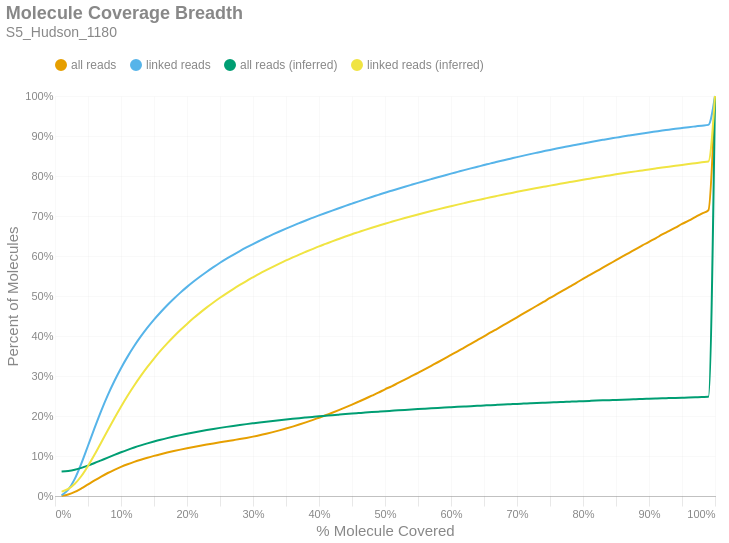

Notebook code cell kept with this figure:
### Markdown cell above
### Molecule Read Coverage
This chart shows molecule coverage breadth as computed by the number of bases aligned to that molecule. In other words, "*how much of each unique long molecule is actually sequenced/aligned?*" Keep in mind there is a distinction between sequences and alignments, since some sequences belonging to a particular molecule may not align well and wouldn't appear in the alignment data. This chart also shows molecule coverage breadth as computed by the *inferred fragment* from which the aligned sequences originate. Unlike read coverage, this calculation takes into account the total insert size, including unsequenced gaps between the forward and reverse reads. Like the previous figures, these are cumulative percents.

### Code cell
if SKIPLR:
    print_html(f"Skipped")
else:
    binned_df = consolidated_hist(valids['coverage_bp'], mask, 0.01, True)
    binned_df_inf = consolidated_hist(valids['coverage_inserts'], mask, 0.01, True)
    binned_df = binned_df.with_columns(pl.lit(binned_df_inf['all reads (cumsum)']).alias('all reads (inferred)'))
    binned_df = binned_df.with_columns(pl.lit(binned_df_inf['linked reads (cumsum)']).alias('linked reads (inferred)'))
    binned_df = binned_df.with_columns(
        (pl.col('bin').cast(pl.Float64) + 0.01).alias('right_edge')
    )

    with SafeRender(binned_df):
        (
            density_plot(binned_df, 'Molecule Coverage Breadth', samplename, 'molcov', ['all reads (inferred)','linked reads (inferred)'])
            .encode(
                #x=alt.X('bin:Q', title="% Molecule Covered").axis(format = '%').scale(padding=0),
                x=alt.X('right_edge:Q', title="% Molecule Covered").axis(format='%').scale(padding=0),
                y=alt.Y('value:Q', title='Percent of Molecules')
                    .axis(format='%')
                    .stack(False)
                    .scale(domainMin=0, padding=0),
                color=alt.Color("key:N").scale(domain = ["all reads", "linked reads", "all reads (inferred)", "linked reads (inferred)"]),
                tooltip = [
                    alt.Tooltip("key:N", title = "Data Type"),
                    alt.Tooltip("range_label:N", title="% Molecule Covered"),
                    alt.Tooltip("value:Q", format = ".2%", title="% Molecules")
                ]
            )
        ).display()

### Figure 1 — Vega-Lite specification as saved in the notebook (floating-point values rounded to 4 significant figures)
{"width": "container", "height": 400, "config": {"title": {"anchor": "start", "dy": -15, "fontSize": 18, "color": "#888888", "subtitleColor": "#888888", "subtitleFontSize": 14}, "arc": {"fill": "#0072B2"}, "axis": {"domainColor": "#888888", "domainWidth": 0.5, "gridWidth": 0.2, "grid": false, "titleFontWeight": 400, "titleFontSize": 15, "labelFontSize": 11, "labelColor": "#888888", "tickColor": "#888888", "tickWidth": 0.2, "titleColor": "#888888"}, "axisBand": {"grid": false}, "axisX": {"grid": true, "tickSize": 10, "domainCap": "round"}, "axisY": {"domain": false, "grid": true, "tickSize": 0, "domainCap": "round"}, "background": "transparent", "header": {"labelFontSize": 15, "labelColor": "#888888", "titleFontSize": 15, "titleFontWeight": 600, "titleColor": "#888888"}, "legend": {"labelFont": "sans-serif", "labelFontSize": 12, "labelColor": "#888888", "symbolSize": 100, "symbolType": "circle", "titleFontSize": 12, "titlePadding": 10, "titleColor": "#888888", "title": null, "orient": "top"}, "range": {"category": ["#E69F00", "#56B4E9", "#009E73", "#F0E442", "#0072B2", "#D55E00", "#CC79A7", "#000000"], "diverging": ["#cfe8f3", "#a2d4ec", "#73bfe2", "#46abdb", "#1696d2", "#12719e"]}, "area": {"fill": "#0072B2", "fillOpacity": 0.7, "line": true, "strokeOpacity": 0.7}, "line": {"color": "#0072B2", "stroke": "#0072B2", "strokeWidth": 2}, "trail": {"color": "#0072B2", "stroke": "#0072B2", "strokeWidth": 0, "size": 1}, "point": {"filled": true, "fillOpacity": 1.0, "size": 95}, "text": {"color": "#888888", "fontSize": 11, "align": "right", "fontWeight": 400, "size": 11}, "bar": {"fill": "#0072B2", "stroke": null}, "view": {"stroke": null, "continuousWidth": 660, "continuousHeight": 400}}, "data": {"name": "data-263823c63a01897aa814ef18163f9127"}, "mark": {"type": "line", "interpolate": "monotone", "point": {"opacity": 0, "size": 275}}, "encoding": {"color": {"field": "key", "scale": {"domain": ["all reads", "linked reads", "all reads (inferred)", "linked reads (inferred)"]}, "type": "nominal"}, "tooltip": [{"field": "key", "title": "Data Type", "type": "nominal"}, {"field": "range_label", "title": "% Molecule Covered", "type": "nominal"}, {"field": "value", "format": ".2%", "title": "% Molecules", "type": "quantitative"}], "x": {"axis": {"format": "%"}, "field": "right_edge", "scale": {"padding": 0}, "title": "% Molecule Covered", "type": "quantitative"}, "y": {"axis": {"format": "%"}, "field": "value", "scale": {"domainMin": 0, "padding": 0}, "stack": false, "title": "Percent of Molecules", "type": "quantitative"}}, "params": [{"name": "param_c36ac31b6afebe62", "select": {"type": "point", "fields": ["key"]}, "bind": "legend"}], "title": {"text": "Molecule Coverage Breadth", "subtitle": "S5_Hudson_1180"}, "transform": [{"fold": ["all reads (cumsum)", "linked reads (cumsum)", "all reads (inferred)", "linked reads (inferred)"]}, {"calculate": "replace(datum.key, ' (cumsum)', '')", "as": "key"}, {"filter": {"param": "param_c36ac31b6afebe62"}}], "usermeta": {"embedOptions": {"downloadFileName": "S5_Hudson_1180.molcov"}}, "$schema": "https://vega.github.io/schema/vega-lite/v6.1.0.json", "datasets": {"data-263823c63a01897aa814ef18163f9127": [{"bin": "0.0", "interval": "0.0-0.01", "all reads": 0.0005904, "linked reads": 0.00192, "all reads (cumsum)": 0.0005904, "linked reads (cumsum)": 0.00192, "range_label": "0.0-0.01", "all reads (inferred)": 0.06108, "linked reads (inferred)": 0.01098, "right_edge": 0.01}, {"bin": "0.01", "interval": "0.01-0.02", "all reads": 0.003291, "linked reads": 0.01377, "all reads (cumsum)": 0.003881, "linked reads (cumsum)": 0.01569, "range_label": "0.01-0.02", "all reads (inferred)": 0.06272, "linked reads (inferred)": 0.01764, "right_edge": 0.02}, {"bin": "0.02", "interval": "0.02-0.03", "all reads": 0.006255, "linked reads": 0.02715, "all reads (cumsum)": 0.01014, "linked reads (cumsum)": 0.04284, "range_label": "0.02-0.03", "all reads (inferred)": 0.06578, "linked reads (inferred)": 0.03068, "right_edge": 0.03}, {"bin": "0.03", "interval": "0.03-0.04", "all reads": 0.0088, "linked reads": 0.0386, "all reads (cumsum)": 0.01894, "linked reads (cumsum)": 0.08144, "range_label": "0.03-0.04", "all reads (inferred)": 0.07023, "linked reads (inferred)": 0.05006, "right_edge": 0.04}, {"bin": "0.04", "interval": "0.04-0.05", "all reads": 0.01001, "linked reads": 0.04421, "all reads (cumsum)": 0.02894, "linked reads (cumsum)": 0.1257, "range_label": "0.04-0.05", "all reads (inferred)": 0.07594, "linked reads (inferred)": 0.0751, "right_edge": 0.05}, {"bin": "0.05", "interval": "0.05-0.06", "all reads": 0.0101, "linked reads": 0.0447, "all reads (cumsum)": 0.03904, "linked reads (cumsum)": 0.1704, "range_label": "0.05-0.06", "all reads (inferred)": 0.08237, "linked reads (inferred)": 0.1036, "right_edge": 0.06}, {"bin": "0.06", "interval": "0.06-0.07", "all reads": 0.009644, "linked reads": 0.04277, "all reads (cumsum)": 0.04869, "linked reads (cumsum)": 0.2131, "range_label": "0.06-0.07", "all reads (inferred)": 0.08919, "linked reads (inferred)": 0.1339, "right_edge": 0.07}, {"bin": "0.07", "interval": "0.07-0.08", "all reads": 0.00885, "linked reads": 0.03925, "all reads (cumsum)": 0.05754, "linked reads (cumsum)": 0.2524, "range_label": "0.07-0.08", "all reads (inferred)": 0.09604, "linked reads (inferred)": 0.1645, "right_edge": 0.08}, {"bin": "0.08", "interval": "0.08-0.09", "all reads": 0.007949, "linked reads": 0.03526, "all reads (cumsum)": 0.06548, "linked reads (cumsum)": 0.2876, "range_label": "0.08-0.09", "all reads (inferred)": 0.1028, "linked reads (inferred)": 0.1944, "right_edge": 0.09}, {"bin": "0.09", "interval": "0.09-0.1", "all reads": 0.007236, "linked reads": 0.03196, "all reads (cumsum)": 0.07272, "linked reads (cumsum)": 0.3196, "range_label": "0.09-0.1", "all reads (inferred)": 0.1092, "linked reads (inferred)": 0.2233, "right_edge": 0.1}, {"bin": "0.1", "interval": "0.1-0.11", "all reads": 0.006538, "linked reads": 0.02885, "all reads (cumsum)": 0.07926, "linked reads (cumsum)": 0.3484, "range_label": "0.1-0.11", "all reads (inferred)": 0.1154, "linked reads (inferred)": 0.2506, "right_edge": 0.11}, {"bin": "0.11", "interval": "0.11-0.12", "all reads": 0.006006, "linked reads": 0.02645, "all reads (cumsum)": 0.08527, "linked reads (cumsum)": 0.3749, "range_label": "0.11-0.12", "all reads (inferred)": 0.1211, "linked reads (inferred)": 0.2763, "right_edge": 0.12}, {"bin": "0.12", "interval": "0.12-0.13", "all reads": 0.005458, "linked reads": 0.02401, "all reads (cumsum)": 0.09072, "linked reads (cumsum)": 0.3989, "range_label": "0.12-0.13", "all reads (inferred)": 0.1265, "linked reads (inferred)": 0.3002, "right_edge": 0.13}, {"bin": "0.13", "interval": "0.13-0.14", "all reads": 0.004997, "linked reads": 0.02199, "all reads (cumsum)": 0.09572, "linked reads (cumsum)": 0.4209, "range_label": "0.13-0.14", "all reads (inferred)": 0.1315, "linked reads (inferred)": 0.3226, "right_edge": 0.14}, {"bin": "0.14", "interval": "0.14-0.15", "all reads": 0.004608, "linked reads": 0.02017, "all reads (cumsum)": 0.1003, "linked reads (cumsum)": 0.4411, "range_label": "0.14-0.15", "all reads (inferred)": 0.1362, "linked reads (inferred)": 0.3437, "right_edge": 0.15}, {"bin": "0.15", "interval": "0.15-0.16", "all reads": 0.004237, "linked reads": 0.01844, "all reads (cumsum)": 0.1046, "linked reads (cumsum)": 0.4595, "range_label": "0.15-0.16", "all reads (inferred)": 0.1407, "linked reads (inferred)": 0.3635, "right_edge": 0.16}, {"bin": "0.16", "interval": "0.16-0.17", "all reads": 0.004024, "linked reads": 0.01741, "all reads (cumsum)": 0.1086, "linked reads (cumsum)": 0.4769, "range_label": "0.16-0.17", "all reads (inferred)": 0.1447, "linked reads (inferred)": 0.3816, "right_edge": 0.17}, {"bin": "0.17", "interval": "0.17-0.18", "all reads": 0.003774, "linked reads": 0.0162, "all reads (cumsum)": 0.1124, "linked reads (cumsum)": 0.4931, "range_label": "0.17-0.18", "all reads (inferred)": 0.1486, "linked reads (inferred)": 0.3989, "right_edge": 0.18}, {"bin": "0.18", "interval": "0.18-0.19", "all reads": 0.003596, "linked reads": 0.01532, "all reads (cumsum)": 0.116, "linked reads (cumsum)": 0.5084, "range_label": "0.18-0.19", "all reads (inferred)": 0.1522, "linked reads (inferred)": 0.4151, "right_edge": 0.19}, {"bin": "0.19", "interval": "0.19-0.2", "all reads": 0.003414, "linked reads": 0.01441, "all reads (cumsum)": 0.1194, "linked reads (cumsum)": 0.5228, "range_label": "0.19-0.2", "all reads (inferred)": 0.1556, "linked reads (inferred)": 0.4303, "right_edge": 0.2}, {"bin": "0.2", "interval": "0.2-0.21", "all reads": 0.003191, "linked reads": 0.01333, "all reads (cumsum)": 0.1226, "linked reads (cumsum)": 0.5362, "range_label": "0.2-0.21", "all reads (inferred)": 0.1589, "linked reads (inferred)": 0.4448, "right_edge": 0.21}, {"bin": "0.21", "interval": "0.21-0.22", "all reads": 0.003073, "linked reads": 0.01263, "all reads (cumsum)": 0.1256, "linked reads (cumsum)": 0.5488, "range_label": "0.21-0.22", "all reads (inferred)": 0.1619, "linked reads (inferred)": 0.4584, "right_edge": 0.22}, {"bin": "0.22", "interval": "0.22-0.23", "all reads": 0.002941, "linked reads": 0.01192, "all reads (cumsum)": 0.1286, "linked reads (cumsum)": 0.5607, "range_label": "0.22-0.23", "all reads (inferred)": 0.1649, "linked reads (inferred)": 0.4716, "right_edge": 0.23}, {"bin": "0.23", "interval": "0.23-0.24", "all reads": 0.002881, "linked reads": 0.01142, "all reads (cumsum)": 0.1315, "linked reads (cumsum)": 0.5721, "range_label": "0.23-0.24", "all reads (inferred)": 0.1677, "linked reads (inferred)": 0.4839, "right_edge": 0.24}, {"bin": "0.24", "interval": "0.24-0.25", "all reads": 0.002816, "linked reads": 0.01095, "all reads (cumsum)": 0.1343, "linked reads (cumsum)": 0.5831, "range_label": "0.24-0.25", "all reads (inferred)": 0.1703, "linked reads (inferred)": 0.4956, "right_edge": 0.25}, {"bin": "0.25", "interval": "0.25-0.26", "all reads": 0.002687, "linked reads": 0.0102, "all reads (cumsum)": 0.137, "linked reads (cumsum)": 0.5933, "range_label": "0.25-0.26", "all reads (inferred)": 0.1728, "linked reads (inferred)": 0.5067, "right_edge": 0.26}, {"bin": "0.26", "interval": "0.26-0.27", "all reads": 0.002669, "linked reads": 0.009784, "all reads (cumsum)": 0.1396, "linked reads (cumsum)": 0.6031, "range_label": "0.26-0.27", "all reads (inferred)": 0.1752, "linked reads (inferred)": 0.5174, "right_edge": 0.27}, {"bin": "0.27", "interval": "0.27-0.28", "all reads": 0.002704, "linked reads": 0.009301, "all reads (cumsum)": 0.1423, "linked reads (cumsum)": 0.6124, "range_label": "0.27-0.28", "all reads (inferred)": 0.1775, "linked reads (inferred)": 0.5276, "right_edge": 0.28}, {"bin": "0.28", "interval": "0.28-0.29", "all reads": 0.002896, "linked reads": 0.008919, "all reads (cumsum)": 0.1452, "linked reads (cumsum)": 0.6213, "range_label": "0.28-0.29", "all reads (inferred)": 0.1797, "linked reads (inferred)": 0.5374, "right_edge": 0.29}, {"bin": "0.29", "interval": "0.29-0.3", "all reads": 0.003172, "linked reads": 0.008585, "all reads (cumsum)": 0.1484, "linked reads (cumsum)": 0.6299, "range_label": "0.29-0.3", "all reads (inferred)": 0.1818, "linked reads (inferred)": 0.5468, "right_edge": 0.3}, {"bin": "0.3", "interval": "0.3-0.31", "all reads": 0.003447, "linked reads": 0.008258, "all reads (cumsum)": 0.1519, "linked reads (cumsum)": 0.6381, "range_label": "0.3-0.31", "all reads (inferred)": 0.1839, "linked reads (inferred)": 0.5559, "right_edge": 0.31}, {"bin": "0.31", "interval": "0.31-0.32", "all reads": 0.003799, "linked reads": 0.008086, "all reads (cumsum)": 0.1556, "linked reads (cumsum)": 0.6462, "range_label": "0.31-0.32", "all reads (inferred)": 0.1858, "linked reads (inferred)": 0.5645, "right_edge": 0.32}, {"bin": "0.32", "interval": "0.32-0.33", "all reads": 0.004032, "linked reads": 0.007642, "all reads (cumsum)": 0.1597, "linked reads (cumsum)": 0.6539, "range_label": "0.32-0.33", "all reads (inferred)": 0.1877, "linked reads (inferred)": 0.5728, "right_edge": 0.33}, {"bin": "0.33", "interval": "0.33-0.34", "all reads": 0.004341, "linked reads": 0.007443, "all reads (cumsum)": 0.164, "linked reads (cumsum)": 0.6613, "range_label": "0.33-0.34", "all reads (inferred)": 0.1895, "linked reads (inferred)": 0.581, "right_edge": 0.34}, {"bin": "0.34", "interval": "0.34-0.35", "all reads": 0.004592, "linked reads": 0.007177, "all reads (cumsum)": 0.1686, "linked reads (cumsum)": 0.6685, "range_label": "0.34-0.35", "all reads (inferred)": 0.1913, "linked reads (inferred)": 0.5889, "right_edge": 0.35}, {"bin": "0.35", "interval": "0.35-0.36", "all reads": 0.004909, "linked reads": 0.006974, "all reads (cumsum)": 0.1735, "linked reads (cumsum)": 0.6754, "range_label": "0.35-0.36", "all reads (inferred)": 0.193, "linked reads (inferred)": 0.5963, "right_edge": 0.36}, {"bin": "0.36", "interval": "0.36-0.37", "all reads": 0.005119, "linked reads": 0.006744, "all reads (cumsum)": 0.1786, "linked reads (cumsum)": 0.6822, "range_label": "0.36-0.37", "all reads (inferred)": 0.1946, "linked reads (inferred)": 0.6036, "right_edge": 0.37}, {"bin": "0.37", "interval": "0.37-0.38", "all reads": 0.005417, "linked reads": 0.006681, "all reads (cumsum)": 0.1841, "linked reads (cumsum)": 0.6889, "range_label": "0.37-0.38", "all reads (inferred)": 0.1962, "linked reads (inferred)": 0.6106, "right_edge": 0.38}, {"bin": "0.38", "interval": "0.38-0.39", "all reads": 0.00566, "linked reads": 0.006402, "all reads (cumsum)": 0.1897, "linked reads (cumsum)": 0.6953, "range_label": "0.38-0.39", "all reads (inferred)": 0.1977, "linked reads (inferred)": 0.6173, "right_edge": 0.39}, {"bin": "0.39", "interval": "0.39-0.4", "all reads": 0.006009, "linked reads": 0.006293, "all reads (cumsum)": 0.1957, "linked reads (cumsum)": 0.7016, "range_label": "0.39-0.4", "all reads (inferred)": 0.1992, "linked reads (inferred)": 0.6241, "right_edge": 0.4}, {"bin": "0.4", "interval": "0.4-0.41", "all reads": 0.006044, "linked reads": 0.006065, "all reads (cumsum)": 0.2018, "linked reads (cumsum)": 0.7076, "range_label": "0.4-0.41", "all reads (inferred)": 0.2006, "linked reads (inferred)": 0.6303, "right_edge": 0.41}, {"bin": "0.41", "interval": "0.41-0.42", "all reads": 0.006381, "linked reads": 0.005937, "all reads (cumsum)": 0.2082, "linked reads (cumsum)": 0.7136, "range_label": "0.41-0.42", "all reads (inferred)": 0.2021, "linked reads (inferred)": 0.6366, "right_edge": 0.42}, {"bin": "0.42", "interval": "0.42-0.43", "all reads": 0.006617, "linked reads": 0.005852, "all reads (cumsum)": 0.2148, "linked reads (cumsum)": 0.7194, "range_label": "0.42-0.43", "all reads (inferred)": 0.2034, "linked reads (inferred)": 0.6426, "right_edge": 0.43}, {"bin": "0.43", "interval": "0.43-0.44", "all reads": 0.006766, "linked reads": 0.005849, "all reads (cumsum)": 0.2215, "linked reads (cumsum)": 0.7253, "range_label": "0.43-0.44", "all reads (inferred)": 0.2048, "linked reads (inferred)": 0.6486, "right_edge": 0.44}, {"bin": "0.44", "interval": "0.44-0.45", "all reads": 0.007032, "linked reads": 0.005655, "all reads (cumsum)": 0.2286, "linked reads (cumsum)": 0.7309, "range_label": "0.44-0.45", "all reads (inferred)": 0.2061, "linked reads (inferred)": 0.6544, "right_edge": 0.45}, {"bin": "0.45", "interval": "0.45-0.46", "all reads": 0.007244, "linked reads": 0.005637, "all reads (cumsum)": 0.2358, "linked reads (cumsum)": 0.7366, "range_label": "0.45-0.46", "all reads (inferred)": 0.2073, "linked reads (inferred)": 0.6598, "right_edge": 0.46}, {"bin": "0.46", "interval": "0.46-0.47", "all reads": 0.007344, "linked reads": 0.00554, "all reads (cumsum)": 0.2432, "linked reads (cumsum)": 0.7421, "range_label": "0.46-0.47", "all reads (inferred)": 0.2085, "linked reads (inferred)": 0.6652, "right_edge": 0.47}, {"bin": "0.47", "interval": "0.47-0.48", "all reads": 0.007634, "linked reads": 0.00543, "all reads (cumsum)": 0.2508, "linked reads (cumsum)": 0.7475, "range_label": "0.47-0.48", "all reads (inferred)": 0.2097, "linked reads (inferred)": 0.6705, "right_edge": 0.48}, {"bin": "0.48", "interval": "0.48-0.49", "all reads": 0.007504, "linked reads": 0.005308, "all reads (cumsum)": 0.2583, "linked reads (cumsum)": 0.7528, "range_label": "0.48-0.49", "all reads (inferred)": 0.2109, "linked reads (inferred)": 0.6756, "right_edge": 0.49}, {"bin": "0.49", "interval": "0.49-0.5", "all reads": 0.008477, "linked reads": 0.005378, "all reads (cumsum)": 0.2668, "linked reads (cumsum)": 0.7582, "range_label": "0.49-0.5", "all reads (inferred)": 0.212, "linked reads (inferred)": 0.6807, "right_edge": 0.5}, {"bin": "0.5", "interval": "0.5-0.51", "all reads": 0.00744, "linked reads": 0.004929, "all reads (cumsum)": 0.2742, "linked reads (cumsum)": 0.7631, "range_label": "0.5-0.51", "all reads (inferred)": 0.2131, "linked reads (inferred)": 0.6855, "right_edge": 0.51}, {"bin": "0.51", "interval": "0.51-0.52", "all reads": 0.008425, "linked reads": 0.005101, "all reads (cumsum)": 0.2826, "linked reads (cumsum)": 0.7682, "range_label": "0.51-0.52", "all reads (inferred)": 0.2142, "linked reads (inferred)": 0.6902, "right_edge": 0.52}, {"bin": "0.52", "interval": "0.52-0.53", "all reads": 0.008244, "linked reads": 0.004961, "all reads (cumsum)": 0.2909, "linked reads (cumsum)": 0.7732, "range_label": "0.52-0.53", "all reads (inferred)": 0.2153, "linked reads (inferred)": 0.6949, "right_edge": 0.53}, {"bin": "0.53", "interval": "0.53-0.54", "all reads": 0.008546, "linked reads": 0.004839, "all reads (cumsum)": 0.2994, "linked reads (cumsum)": 0.778, "range_label": "0.53-0.54", "all reads (inferred)": 0.2163, "linked reads (inferred)": 0.6995, "right_edge": 0.54}, {"bin": "0.54", "interval": "0.54-0.55", "all reads": 0.008476, "linked reads": 0.004784, "all reads (cumsum)": 0.3079, "linked reads (cumsum)": 0.7828, "range_label": "0.54-0.55", "all reads (inferred)": 0.2173, "linked reads (inferred)": 0.7039, "right_edge": 0.55}, {"bin": "0.55", "interval": "0.55-0.56", "all reads": 0.00885, "linked reads": 0.004714, "all reads (cumsum)": 0.3168, "linked reads (cumsum)": 0.7875, "range_label": "0.55-0.56", "all reads (inferred)": 0.2183, "linked reads (inferred)": 0.7082, "right_edge": 0.56}, {"bin": "0.56", "interval": "0.56-0.57", "all reads": 0.00883, "linked reads": 0.004664, "all reads (cumsum)": 0.3256, "linked reads (cumsum)": 0.7922, "range_label": "0.56-0.57", "all reads (inferred)": 0.2193, "linked reads (inferred)": 0.7125, "right_edge": 0.57}, {"bin": "0.57", "interval": "0.57-0.58", "all reads": 0.008804, "linked reads": 0.004621, "all reads (cumsum)": 0.3344, "linked reads (cumsum)": 0.7968, "range_label": "0.57-0.58", "all reads (inferred)": 0.2202, "linked reads (inferred)": 0.7166, "right_edge": 0.58}, {"bin": "0.58", "interval": "0.58-0.59", "all reads": 0.009003, "linked reads": 0.004528, "all reads (cumsum)": 0.3434, "linked reads (cumsum)": 0.8014, "range_label": "0.58-0.59", "all reads (inferred)": 0.2211, "linked reads (inferred)": 0.7206, "right_edge": 0.59}, {"bin": "0.59", "interval": "0.59-0.6", "all reads": 0.009299, "linked reads": 0.004514, "all reads (cumsum)": 0.3527, "linked reads (cumsum)": 0.8059, "range_label": "0.59-0.6", "all reads (inferred)": 0.222, "linked reads (inferred)": 0.7245, "right_edge": 0.6}, {"bin": "0.6", "interval": "0.6-0.61", "all reads": 0.008916, "linked reads": 0.004409, "all reads (cumsum)": 0.3616, "linked reads (cumsum)": 0.8103, "range_label": "0.6-0.61", "all reads (inferred)": 0.2229, "linked reads (inferred)": 0.7284, "right_edge": 0.61}, {"bin": "0.61", "interval": "0.61-0.62", "all reads": 0.009406, "linked reads": 0.004406, "all reads (cumsum)": 0.371, "linked reads (cumsum)": 0.8147, "range_label": "0.61-0.62", "all reads (inferred)": 0.2238, "linked reads (inferred)": 0.7322, "right_edge": 0.62}, {"bin": "0.62", "interval": "0.62-0.63", "all reads": 0.009252, "linked reads": 0.004336, "all reads (cumsum)": 0.3803, "linked reads (cumsum)": 0.819, "range_label": "0.62-0.63", "all reads (inferred)": 0.2246, "linked reads (inferred)": 0.736, "right_edge": 0.63}, {"bin": "0.63", "interval": "0.63-0.64", "all reads": 0.009399, "linked reads": 0.004147, "all reads (cumsum)": 0.3897, "linked reads (cumsum)": 0.8232, "range_label": "0.63-0.64", "all reads (inferred)": 0.2255, "linked reads (inferred)": 0.7396, "right_edge": 0.64}, {"bin": "0.64", "interval": "0.64-0.65", "all reads": 0.00929, "linked reads": 0.004117, "all reads (cumsum)": 0.399, "linked reads (cumsum)": 0.8273, "range_label": "0.64-0.65", "all reads (inferred)": 0.2263, "linked reads (inferred)": 0.7432, "right_edge": 0.65}, {"bin": "0.65", "interval": "0.65-0.66", "all reads": 0.009851, "linked reads": 0.004285, "all reads (cumsum)": 0.4088, "linked reads (cumsum)": 0.8316, "range_label": "0.65-0.66", "all reads (inferred)": 0.2271, "linked reads (inferred)": 0.7469, "right_edge": 0.66}, {"bin": "0.66", "interval": "0.66-0.67", "all reads": 0.009291, "linked reads": 0.003888, "all reads (cumsum)": 0.4181, "linked reads (cumsum)": 0.8355, "range_label": "0.66-0.67", "all reads (inferred)": 0.2279, "linked reads (inferred)": 0.7503, "right_edge": 0.67}, {"bin": "0.67", "interval": "0.67-0.68", "all reads": 0.009547, "linked reads": 0.004006, "all reads (cumsum)": 0.4276, "linked reads (cumsum)": 0.8395, "range_label": "0.67-0.68", "all reads (inferred)": 0.2287, "linked reads (inferred)": 0.7537, "right_edge": 0.68}, {"bin": "0.68", "interval": "0.68-0.69", "all reads": 0.009415, "linked reads": 0.003842, "all reads (cumsum)": 0.4371, "linked reads (cumsum)": 0.8433, "range_label": "0.68-0.69", "all reads (inferred)": 0.2295, "linked reads (inferred)": 0.757, "right_edge": 0.69}, {"bin": "0.69", "interval": "0.69-0.7", "all reads": 0.009769, "linked reads": 0.003867, "all reads (cumsum)": 0.4468, "linked reads (cumsum)": 0.8472, "range_label": "0.69-0.7", "all reads (inferred)": 0.2302, "linked reads (inferred)": 0.7604, "right_edge": 0.7}, {"bin": "0.7", "interval": "0.7-0.71", "all reads": 0.009534, "linked reads": 0.003771, "all reads (cumsum)": 0.4564, "linked reads (cumsum)": 0.8509, "range_label": "0.7-0.71", "all reads (inferred)": 0.231, "linked reads (inferred)": 0.7636, "right_edge": 0.71}, {"bin": "0.71", "interval": "0.71-0.72", "all reads": 0.009593, "linked reads": 0.003718, "all reads (cumsum)": 0.466, "linked reads (cumsum)": 0.8547, "range_label": "0.71-0.72", "all reads (inferred)": 0.2317, "linked reads (inferred)": 0.7668, "right_edge": 0.72}, {"bin": "0.72", "interval": "0.72-0.73", "all reads": 0.009674, "linked reads": 0.003568, "all reads (cumsum)": 0.4756, "linked reads (cumsum)": 0.8582, "range_label": "0.72-0.73", "all reads (inferred)": 0.2324, "linked reads (inferred)": 0.7699, "right_edge": 0.73}, {"bin": "0.73", "interval": "0.73-0.74", "all reads": 0.009447, "linked reads": 0.00351, "all reads (cumsum)": 0.4851, "linked reads (cumsum)": 0.8617, "range_label": "0.73-0.74", "all reads (inferred)": 0.2331, "linked reads (inferred)": 0.7729, "right_edge": 0.74}, {"bin": "0.74", "interval": "0.74-0.75", "all reads": 0.01005, "linked reads": 0.003505, "all reads (cumsum)": 0.4951, "linked reads (cumsum)": 0.8652, "range_label": "0.74-0.75", "all reads (inferred)": 0.2338, "linked reads (inferred)": 0.776, "right_edge": 0.75}, {"bin": "0.75", "interval": "0.75-0.76", "all reads": 0.009272, "linked reads": 0.003292, "all reads (cumsum)": 0.5044, "linked reads (cumsum)": 0.8685, "range_label": "0.75-0.76", "all reads (inferred)": 0.2345, "linked reads (inferred)": 0.7789, "right_edge": 0.76}, {"bin": "0.76", "interval": "0.76-0.77", "all reads": 0.009522, "linked reads": 0.003293, "all reads (cumsum)": 0.5139, "linked reads (cumsum)": 0.8718, "range_label": "0.76-0.77", "all reads (inferred)": 0.2352, "linked reads (inferred)": 0.7819, "right_edge": 0.77}, {"bin": "0.77", "interval": "0.77-0.78", "all reads": 0.009565, "linked reads": 0.003296, "all reads (cumsum)": 0.5235, "linked reads (cumsum)": 0.8751, "range_label": "0.77-0.78", "all reads (inferred)": 0.2358, "linked reads (inferred)": 0.7848, "right_edge": 0.78}, {"bin": "0.78", "interval": "0.78-0.79", "all reads": 0.009442, "linked reads": 0.003128, "all reads (cumsum)": 0.5329, "linked reads (cumsum)": 0.8783, "range_label": "0.78-0.79", "all reads (inferred)": 0.2365, "linked reads (inferred)": 0.7877, "right_edge": 0.79}, {"bin": "0.79", "interval": "0.79-0.8", "all reads": 0.009931, "linked reads": 0.003233, "all reads (cumsum)": 0.5429, "linked reads (cumsum)": 0.8815, "range_label": "0.79-0.8", "all reads (inferred)": 0.2372, "linked reads (inferred)": 0.7906, "right_edge": 0.8}, {"bin": "0.8", "interval": "0.8-0.81", "all reads": 0.009139, "linked reads": 0.002899, "all reads (cumsum)": 0.552, "linked reads (cumsum)": 0.8844, "range_label": "0.8-0.81", "all reads (inferred)": 0.2378, "linked reads (inferred)": 0.7934, "right_edge": 0.81}, {"bin": "0.81", "interval": "0.81-0.82", "all reads": 0.009328, "linked reads": 0.003002, "all reads (cumsum)": 0.5613, "linked reads (cumsum)": 0.8874, "range_label": "0.81-0.82", "all reads (inferred)": 0.2384, "linked reads (inferred)": 0.7961, "right_edge": 0.82}, {"bin": "0.82", "interval": "0.82-0.83", "all reads": 0.009469, "linked reads": 0.002965, "all reads (cumsum)": 0.5708, "linked reads (cumsum)": 0.8904, "range_label": "0.82-0.83", "all reads (inferred)": 0.2391, "linked reads (inferred)": 0.7988, "right_edge": 0.83}, {"bin": "0.83", "interval": "0.83-0.84", "all reads": 0.009346, "linked reads": 0.002896, "all reads (cumsum)": 0.5801, "linked reads (cumsum)": 0.8932, "range_label": "0.83-0.84", "all reads (inferred)": 0.2397, "linked reads (inferred)": 0.8015, "right_edge": 0.84}, {"bin": "0.84", "interval": "0.84-0.85", "all reads": 0.00925, "linked reads": 0.002694, "all reads (cumsum)": 0.5894, "linked reads (cumsum)": 0.8959, "range_label": "0.84-0.85", "all reads (inferred)": 0.2403, "linked reads (inferred)": 0.8041, "right_edge": 0.85}, {"bin": "0.85", "interval": "0.85-0.86", "all reads": 0.009407, "linked reads": 0.002748, "all reads (cumsum)": 0.5988, "linked reads (cumsum)": 0.8987, "range_label": "0.85-0.86", "all reads (inferred)": 0.2409, "linked reads (inferred)": 0.8067, "right_edge": 0.86}, {"bin": "0.86", "interval": "0.86-0.87", "all reads": 0.009212, "linked reads": 0.002636, "all reads (cumsum)": 0.608, "linked reads (cumsum)": 0.9013, "range_label": "0.86-0.87", "all reads (inferred)": 0.2414, "linked reads (inferred)": 0.8092, "right_edge": 0.87}, {"bin": "0.87", "interval": "0.87-0.88", "all reads": 0.009315, "linked reads": 0.002592, "all reads (cumsum)": 0.6173, "linked reads (cumsum)": 0.9039, "range_label": "0.87-0.88", "all reads (inferred)": 0.242, "linked reads (inferred)": 0.8116, "right_edge": 0.88}, {"bin": "0.88", "interval": "0.88-0.89", "all reads": 0.009067, "linked reads": 0.002525, "all reads (cumsum)": 0.6264, "linked reads (cumsum)": 0.9064, "range_label": "0.88-0.89", "all reads (inferred)": 0.2426, "linked reads (inferred)": 0.814, "right_edge": 0.89}, {"bin": "0.89", "interval": "0.89-0.9", "all reads": 0.00921, "linked reads": 0.00249, "all reads (cumsum)": 0.6356, "linked reads (cumsum)": 0.9089, "range_label": "0.89-0.9", "all reads (inferred)": 0.2431, "linked reads (inferred)": 0.8164, "right_edge": 0.9}, {"bin": "0.9", "interval": "0.9-0.91", "all reads": 0.008514, "linked reads": 0.002305, "all reads (cumsum)": 0.6441, "linked reads (cumsum)": 0.9112, "range_label": "0.9-0.91", "all reads (inferred)": 0.2437, "linked reads (inferred)": 0.8188, "right_edge": 0.91}, {"bin": "0.91", "interval": "0.91-0.92", "all reads": 0.009721, "linked reads": 0.002311, "all reads (cumsum)": 0.6538, "linked reads (cumsum)": 0.9136, "range_label": "0.91-0.92", "all reads (inferred)": 0.2442, "linked reads (inferred)": 0.8211, "right_edge": 0.92}, {"bin": "0.92", "interval": "0.92-0.93", "all reads": 0.008171, "linked reads": 0.00215, "all reads (cumsum)": 0.662, "linked reads (cumsum)": 0.9157, "range_label": "0.92-0.93", "all reads (inferred)": 0.2447, "linked reads (inferred)": 0.8233, "right_edge": 0.93}, {"bin": "0.93", "interval": "0.93-0.94", "all reads": 0.008835, "linked reads": 0.002213, "all reads (cumsum)": 0.6708, "linked reads (cumsum)": 0.9179, "range_label": "0.93-0.94", "all reads (inferred)": 0.2452, "linked reads (inferred)": 0.8255, "right_edge": 0.94}, {"bin": "0.94", "interval": "0.94-0.95", "all reads": 0.009442, "linked reads": 0.0021, "all reads (cumsum)": 0.6803, "linked reads (cumsum)": 0.92, "range_label": "0.94-0.95", "all reads (inferred)": 0.2457, "linked reads (inferred)": 0.8277, "right_edge": 0.95}, {"bin": "0.95", "interval": "0.95-0.96", "all reads": 0.007899, "linked reads": 0.002071, "all reads (cumsum)": 0.6882, "linked reads (cumsum)": 0.9221, "range_label": "0.95-0.96", "all reads (inferred)": 0.2463, "linked reads (inferred)": 0.8298, "right_edge": 0.96}, {"bin": "0.96", "interval": "0.96-0.97", "all reads": 0.009027, "linked reads": 0.001909, "all reads (cumsum)": 0.6972, "linked reads (cumsum)": 0.924, "range_label": "0.96-0.97", "all reads (inferred)": 0.2468, "linked reads (inferred)": 0.832, "right_edge": 0.97}, {"bin": "0.97", "interval": "0.97-0.98", "all reads": 0.008985, "linked reads": 0.001889, "all reads (cumsum)": 0.7062, "linked reads (cumsum)": 0.9259, "range_label": "0.97-0.98", "all reads (inferred)": 0.2473, "linked reads (inferred)": 0.8342, "right_edge": 0.98}, {"bin": "0.98", "interval": "0.98-0.99", "all reads": 0.008036, "linked reads": 0.001969, "all reads (cumsum)": 0.7142, "linked reads (cumsum)": 0.9279, "range_label": "0.98-0.99", "all reads (inferred)": 0.2479, "linked reads (inferred)": 0.8362, "right_edge": 0.99}, {"bin": "0.99", "interval": "0.99-1.0", "all reads": 0.2858, "linked reads": 0.07215, "all reads (cumsum)": 1.0, "linked reads (cumsum)": 1.0, "range_label": "0.99-1.0", "all reads (inferred)": 1.0, "linked reads (inferred)": 1.0, "right_edge": 1.0}]}}
